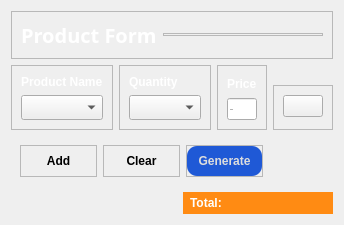
                      <widget class="QWidget" name="WrapProduct" native="true">
                       <property name="sizePolicy">
                        <sizepolicy hsizetype="Expanding" vsizetype="Expanding">
                         <horstretch>0</horstretch>
                         <verstretch>0</verstretch>
                        </sizepolicy>
                       </property>
                       <layout class="QVBoxLayout" name="verticalLayout_20">
                        <item>
                         <widget class="QFrame" name="frame_14">
                          <property name="frameShape">
                           <enum>QFrame::StyledPanel</enum>
                          </property>
                          <property name="frameShadow">
                           <enum>QFrame::Raised</enum>
                          </property>
                          <layout class="QHBoxLayout" name="horizontalLayout_11">
                           <item>
                            <widget class="QLabel" name="label_15">
                             <property name="font">
                              <font>
                               <family>Prompt SemiBold</family>
                               <pointsize>15</pointsize>
                               <bold>true</bold>
                              </font>
                             </property>
                             <property name="styleSheet">
                              <string notr="true">color: #fff;</string>
                             </property>
                             <property name="text">
                              <string>Product Form</string>
                             </property>
                            </widget>
                           </item>
                           <item>
                            <widget class="QFrame" name="line_2">
                             <property name="sizePolicy">
                              <sizepolicy hsizetype="Expanding" vsizetype="Preferred">
                               <horstretch>0</horstretch>
                               <verstretch>0</verstretch>
                              </sizepolicy>
                             </property>
                             <property name="minimumSize">
                              <size>
                               <width>0</width>
                               <height>3</height>
                              </size>
                             </property>
                             <property name="maximumSize">
                              <size>
                               <width>16777215</width>
                               <height>3</height>
                              </size>
                             </property>
                             <property name="frameShape">
                              <enum>QFrame::StyledPanel</enum>
                             </property>
                             <property name="frameShadow">
                              <enum>QFrame::Raised</enum>
                             </property>
                            </widget>
                           </item>
                          </layout>
                         </widget>
                        </item>
                        <item alignment="Qt::AlignLeft|Qt::AlignTop">
                         <widget class="QWidget" name="widget_3" native="true">
                          <layout class="QHBoxLayout" name="horizontalLayout_9">
                           <property name="leftMargin">
                            <number>0</number>
                           </property>
                           <property name="topMargin">
                            <number>0</number>
                           </property>
                           <property name="rightMargin">
                            <number>0</number>
                           </property>
                           <property name="bottomMargin">
                            <number>0</number>
                           </property>
                           <item>
                            <widget class="QFrame" name="frame_10">
                             <property name="frameShape">
                              <enum>QFrame::StyledPanel</enum>
                             </property>
                             <property name="frameShadow">
                              <enum>QFrame::Raised</enum>
                             </property>
                             <layout class="QVBoxLayout" name="verticalLayout_16">
                              <item>
                               <widget class="QLabel" name="label_12">
                                <property name="font">
                                 <font>
                                  <italic>false</italic>
                                  <bold>true</bold>
                                 </font>
                                </property>
                                <property name="styleSheet">
                                 <string notr="true">color: #fff;</string>
                                </property>
                                <property name="text">
                                 <string>Product Name</string>
                                </property>
                               </widget>
                              </item>
                              <item>
                               <widget class="QComboBox" name="productNameInput">
                                <property name="font">
                                 <font>
                                  <family>Prompt</family>
                                 </font>
                                </property>
                               </widget>
                              </item>
                             </layout>
                            </widget>
                           </item>
                           <item>
                            <widget class="QFrame" name="frame_11">
                             <property name="frameShape">
                              <enum>QFrame::StyledPanel</enum>
                             </property>
                             <property name="frameShadow">
                              <enum>QFrame::Raised</enum>
                             </property>
                             <layout class="QVBoxLayout" name="verticalLayout_17">
                              <item>
                               <widget class="QLabel" name="label_13">
                                <property name="font">
                                 <font>
                                  <italic>false</italic>
                                  <bold>true</bold>
                                 </font>
                                </property>
                                <property name="styleSheet">
                                 <string notr="true">color: #fff;</string>
                                </property>
                                <property name="text">
                                 <string>Quantity</string>
                                </property>
                               </widget>
                              </item>
                              <item>
                               <widget class="QComboBox" name="quantityInput">
                                <property name="font">
                                 <font>
                                  <family>Prompt</family>
                                 </font>
                                </property>
                               </widget>
                              </item>
                             </layout>
                            </widget>
                           </item>
                           <item>
                            <widget class="QFrame" name="frame_12">
                             <property name="frameShape">
                              <enum>QFrame::StyledPanel</enum>
                             </property>
                             <property name="frameShadow">
                              <enum>QFrame::Raised</enum>
                             </property>
                             <layout class="QVBoxLayout" name="verticalLayout_18">
                              <item>
                               <widget class="QLabel" name="label_14">
                                <property name="font">
                                 <font>
                                  <italic>false</italic>
                                  <bold>true</bold>
                                 </font>
                                </property>
                                <property name="styleSheet">
                                 <string notr="true">color: #fff;</string>
                                </property>
                                <property name="text">
                                 <string>Price</string>
                                </property>
                               </widget>
                              </item>
                              <item>
                               <widget class="QLineEdit" name="priceInput">
                                <property name="sizePolicy">
                                 <sizepolicy hsizetype="Minimum" vsizetype="Fixed">
                                  <horstretch>0</horstretch>
                                  <verstretch>0</verstretch>
                                 </sizepolicy>
                                </property>
                                <property name="minimumSize">
                                 <size>
                                  <width>0</width>
                                  <height>0</height>
                                 </size>
                                </property>
                                <property name="font">
                                 <font>
                                  <family>Prompt</family>
                                  <pointsize>-1</pointsize>
                                 </font>
                                </property>
                                <property name="text">
                                 <string>100.00</string>
                                </property>
                               </widget>
                              </item>
                             </layout>
                            </widget>
                           </item>
                           <item alignment="Qt::AlignBottom">
                            <widget class="QFrame" name="frame_9">
                             <property name="frameShape">
                              <enum>QFrame::StyledPanel</enum>
                             </property>
                             <property name="frameShadow">
                              <enum>QFrame::Raised</enum>
                             </property>
                             <layout class="QVBoxLayout" name="verticalLayout_15">
                              <property name="bottomMargin">
                               <number>12</number>
                              </property>
                              <item alignment="Qt::AlignBottom">
                               <widget class="QPushButton" name="refreshCombo_btn">
                                <property name="cursor">
                                 <cursorShape>PointingHandCursor</cursorShape>
                                </property>
                                <property name="styleSheet">
                                 <string notr="true">#refreshCombo_btn:hover{
	border-bottom: 3px solid rgb(255, 139, 19)
}</string>
                                </property>
                                <property name="text">
                                 <string/>
                                </property>
                                <property name="icon">
                                 <iconset>
                                  <normaloff>resource/refresh.png</normaloff>resource/refresh.png</iconset>
                                </property>
                                <property name="iconSize">
                                 <size>
                                  <width>25</width>
                                  <height>25</height>
                                 </size>
                                </property>
                               </widget>
                              </item>
                             </layout>
                            </widget>
                           </item>
                          </layout>
                         </widget>
                        </item>
                        <item alignment="Qt::AlignLeft|Qt::AlignTop">
                         <widget class="QWidget" name="widget_6" native="true">
                          <property name="sizePolicy">
                           <sizepolicy hsizetype="Preferred" vsizetype="Preferred">
                            <horstretch>0</horstretch>
                            <verstretch>0</verstretch>
                           </sizepolicy>
                          </property>
                          <layout class="QHBoxLayout" name="horizontalLayout_13">
                           <item alignment="Qt::AlignHCenter|Qt::AlignTop">
                            <widget class="QFrame" name="frame_16">
                             <property name="frameShape">
                              <enum>QFrame::StyledPanel</enum>
                             </property>
                             <property name="frameShadow">
                              <enum>QFrame::Raised</enum>
                             </property>
                             <layout class="QHBoxLayout" name="horizontalLayout_14">
                              <property name="leftMargin">
                               <number>0</number>
                              </property>
                              <property name="topMargin">
                               <number>0</number>
                              </property>
                              <property name="rightMargin">
                               <number>0</number>
                              </property>
                              <property name="bottomMargin">
                               <number>0</number>
                              </property>
                              <item alignment="Qt::AlignTop">
                               <widget class="QPushButton" name="addProduct_btn">
                                <property name="sizePolicy">
                                 <sizepolicy hsizetype="Minimum" vsizetype="Fixed">
                                  <horstretch>0</horstretch>
                                  <verstretch>0</verstretch>
                                 </sizepolicy>
                                </property>
                                <property name="minimumSize">
                                 <size>
                                  <width>75</width>
                                  <height>30</height>
                                 </size>
                                </property>
                                <property name="maximumSize">
                                 <size>
                                  <width>0</width>
                                  <height>0</height>
                                 </size>
                                </property>
                                <property name="font">
                                 <font>
                                  <bold>true</bold>
                                 </font>
                                </property>
                                <property name="cursor">
                                 <cursorShape>PointingHandCursor</cursorShape>
                                </property>
                                <property name="text">
                                 <string>Add</string>
                                </property>
                                <property name="flat">
                                 <bool>true</bool>
                                </property>
                               </widget>
                              </item>
                             </layout>
                            </widget>
                           </item>
                           <item>
                            <widget class="QFrame" name="frame_17">
                             <property name="frameShape">
                              <enum>QFrame::StyledPanel</enum>
                             </property>
                             <property name="frameShadow">
                              <enum>QFrame::Raised</enum>
                             </property>
                             <layout class="QHBoxLayout" name="horizontalLayout_15">
                              <property name="leftMargin">
                               <number>0</number>
                              </property>
                              <property name="topMargin">
                               <number>0</number>
                              </property>
                              <property name="rightMargin">
                               <number>0</number>
                              </property>
                              <property name="bottomMargin">
                               <number>0</number>
                              </property>
                              <item alignment="Qt::AlignTop">
                               <widget class="QPushButton" name="clearProduct_btn">
                                <property name="sizePolicy">
                                 <sizepolicy hsizetype="Minimum" vsizetype="Fixed">
                                  <horstretch>0</horstretch>
                                  <verstretch>0</verstretch>
                                 </sizepolicy>
                                </property>
                                <property name="minimumSize">
                                 <size>
                                  <width>75</width>
                                  <height>30</height>
                                 </size>
                                </property>
                                <property name="maximumSize">
                                 <size>
                                  <width>0</width>
                                  <height>0</height>
                                 </size>
                                </property>
                                <property name="font">
                                 <font>
                                  <bold>true</bold>
                                 </font>
                                </property>
                                <property name="cursor">
                                 <cursorShape>PointingHandCursor</cursorShape>
                                </property>
                                <property name="text">
                                 <string>Clear</string>
                                </property>
                                <property name="flat">
                                 <bool>true</bool>
                                </property>
                               </widget>
                              </item>
                             </layout>
                            </widget>
                           </item>
                           <item>
                            <widget class="QFrame" name="frame_18">
                             <property name="frameShape">
                              <enum>QFrame::StyledPanel</enum>
                             </property>
                             <property name="frameShadow">
                              <enum>QFrame::Raised</enum>
                             </property>
                             <layout class="QHBoxLayout" name="horizontalLayout_16">
                              <property name="spacing">
                               <number>0</number>
                              </property>
                              <property name="leftMargin">
                               <number>0</number>
                              </property>
                              <property name="topMargin">
                               <number>0</number>
                              </property>
                              <property name="rightMargin">
                               <number>0</number>
                              </property>
                              <property name="bottomMargin">
                               <number>0</number>
                              </property>
                              <item alignment="Qt::AlignLeft|Qt::AlignTop">
                               <widget class="QPushButton" name="generateBill_btn">
                                <property name="sizePolicy">
                                 <sizepolicy hsizetype="Minimum" vsizetype="Fixed">
                                  <horstretch>0</horstretch>
                                  <verstretch>0</verstretch>
                                 </sizepolicy>
                                </property>
                                <property name="minimumSize">
                                 <size>
                                  <width>75</width>
                                  <height>30</height>
                                 </size>
                                </property>
                                <property name="maximumSize">
                                 <size>
                                  <width>0</width>
                                  <height>0</height>
                                 </size>
                                </property>
                                <property name="font">
                                 <font>
                                  <bold>true</bold>
                                 </font>
                                </property>
                                <property name="cursor">
                                 <cursorShape>PointingHandCursor</cursorShape>
                                </property>
                                <property name="styleSheet">
                                 <string notr="true">#generateBill_btn{
	background-color: #1f59d6;
	border-radius: 10px;
	color: rgb(221, 221, 221);
}
#generateBill_btn:hover{
	border: 1px solid #1f59d6;
    background-color: rgb(19, 19, 21);
	border-radius: 10px;
	color: #1f59d6;
}
</string>
                                </property>
                                <property name="text">
                                 <string>Generate</string>
                                </property>
                                <property name="flat">
                                 <bool>true</bool>
                                </property>
                               </widget>
                              </item>
                             </layout>
                            </widget>
                           </item>
                          </layout>
                         </widget>
                        </item>
                        <item alignment="Qt::AlignRight">
                         <widget class="QLabel" name="Total">
                          <property name="minimumSize">
                           <size>
                            <width>150</width>
                            <height>0</height>
                           </size>
                          </property>
                          <property name="maximumSize">
                           <size>
                            <width>16777215</width>
                            <height>16777215</height>
                           </size>
                          </property>
                          <property name="font">
                           <font>
                            <bold>true</bold>
                           </font>
                          </property>
                          <property name="styleSheet">
                           <string notr="true">#Total{
	padding: 4px;
	color: #fff;
	background-color: rgb(255, 139, 19);

}</string>
                          </property>
                          <property name="frameShape">
                           <enum>QFrame::NoFrame</enum>
                          </property>
                          <property name="text">
                           <string>Total:</string>
                          </property>
                          <property name="wordWrap">
                           <bool>true</bool>
                          </property>
                         </widget>
                        </item>
                       </layout>
                      </widget>
